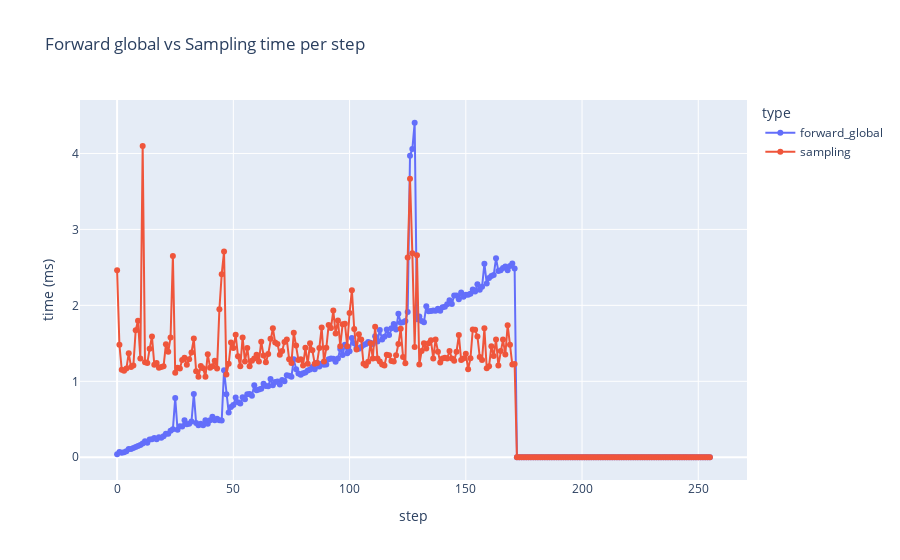

Notebook source saved alongside this figure:
### Code cell
import json
import pandas as pd
import plotly.express as px

with open(file) as f:
    data = json.load(f)

global_time = data["forward_instr"]["multihead_time"]
sampling = data["sampling"]

df = pd.DataFrame({
    "step": list(range(len(global_time))) + list(range(len(sampling))),
    "time": global_time + sampling,
    "type": ["forward_global"] * len(global_time) + ["sampling"] * len(sampling)
})

px.line(df, x="step", y="time", color="type",log_y=False, markers=True, labels={"time": "time (ms)"}, title="Forward global vs Sampling time per step")

### Figure 1 — Plotly figure (JSON) as saved in the notebook; plotly's stock layout.template omitted (floating-point values rounded to 4 significant figures; data arrays with more than 128 entries replaced by an {"elided": "..."} marker saying what was removed)
{"data": [{"hovertemplate": "type=forward_global<br>step=%{x}<br>time (ms)=%{y}<extra></extra>", "legendgroup": "forward_global", "line": {"color": "#636efa", "dash": "solid"}, "marker": {"symbol": "circle"}, "mode": "lines+markers", "name": "forward_global", "orientation": "v", "showlegend": true, "type": "scatter", "x": {"elided": "256 int values"}, "xaxis": "x", "y": {"elided": "256 float values"}, "yaxis": "y"}, {"hovertemplate": "type=sampling<br>step=%{x}<br>time (ms)=%{y}<extra></extra>", "legendgroup": "sampling", "line": {"color": "#EF553B", "dash": "solid"}, "marker": {"symbol": "circle"}, "mode": "lines+markers", "name": "sampling", "orientation": "v", "showlegend": true, "type": "scatter", "x": {"elided": "256 int values"}, "xaxis": "x", "y": {"elided": "256 float values"}, "yaxis": "y"}], "layout": {"legend": {"title": {"text": "type"}, "tracegroupgap": 0}, "title": {"text": "Forward global vs Sampling time per step"}, "xaxis": {"anchor": "y", "domain": [0, 1], "title": {"text": "step"}}, "yaxis": {"anchor": "x", "domain": [0, 1], "title": {"text": "time (ms)"}}}}
